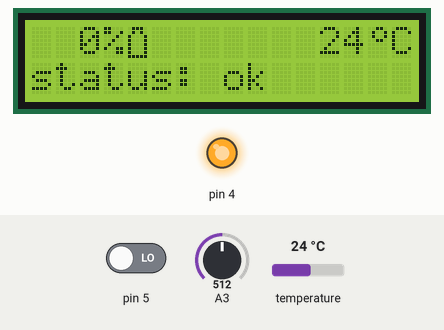
This sketch was run on a simulated Arduino Uno, built with avr-gcc and run on an emulated ATmega328P. On the bench: 16×2 character LCD, output pins drawn as LEDs (lit = HIGH). The inputs (shaded band) are chosen by the test bench; at power-on: A3 = 512, temperature 24 °C, pin 5 LOW. What the sketch prints to the serial monitor is not drawn.

Above: at 1.3 s.
1.4 s: A3 set to 0
At 3.6 s:
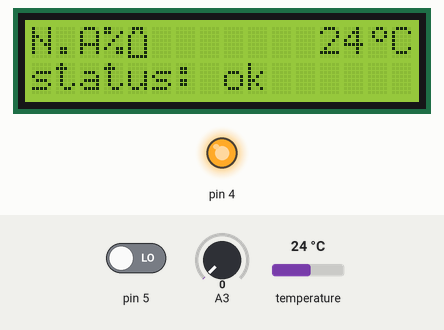
4.1 s: temperature set to 12 °C
At 5.8 s:
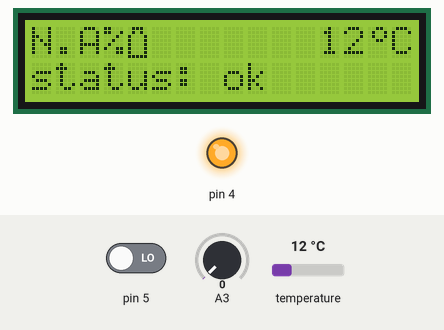
6.6 s: temperature set to 19 °C
At 8.9 s:
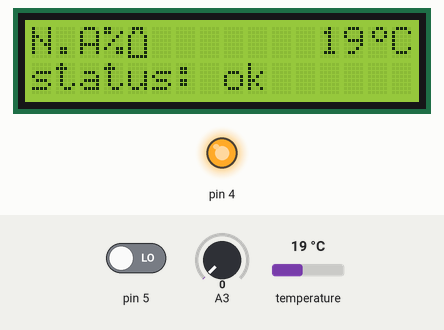
9.5 s: A3 set to 20
At 11.1 s:
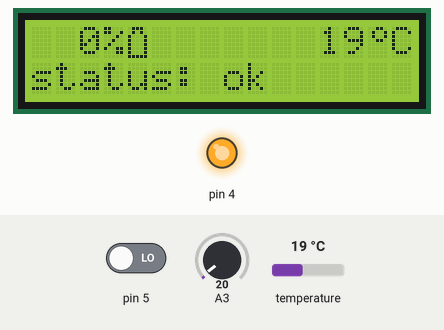
12.0 s: temperature set to 28 °C
At 14.3 s:
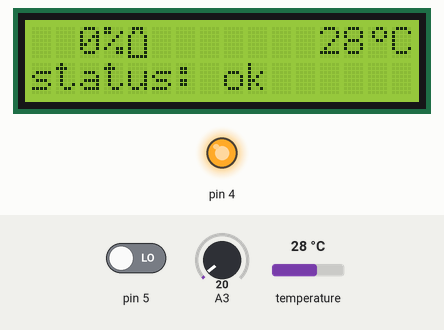
14.9 s: A3 set to 716
At 16.4 s:
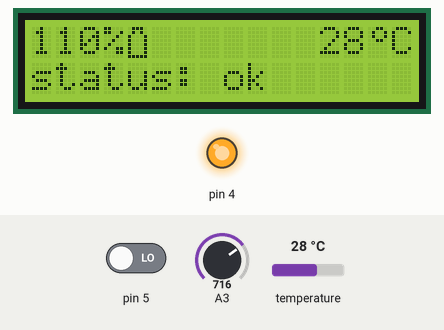
Timing chart, 0 to 17.9 s (numbered marks = the images above; inputs shaded):
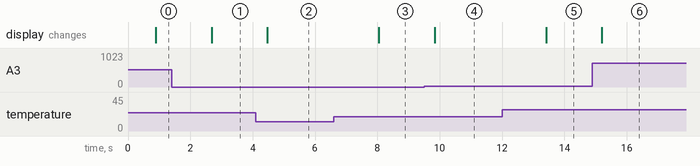

The sketch:

powerstation_firmware1.3.ino
```cpp
#include <Wire.h>
#include <LiquidCrystal_I2C.h>
#include <OneWire.h>
#include <DallasTemperature.h>

#define ONE_WIRE_BUS 2
const float V_REF = 5.0;     // Analog reference voltage (e.g., 5V or 3.3V)
const float R_BITS = 10.0;   // ADC resolution (bits)
const float ADC_STEPS = (1 << int(R_BITS)) - 1; // Number of steps (2^R_BITS - 1)

OneWire oneWire(ONE_WIRE_BUS);
DallasTemperature sensors(&oneWire);
LiquidCrystal_I2C lcd(0x27, 16, 2);
float v=0;
char power[4] = "N.A";
char status[9] = "ok";
bool battery_connected = false;
bool devmode = false;
byte degree[8] = {
0b00110,
0b01001,
0b01001,
0b00110,
0b00000,
0b00000,
0b00000,
0b00000
};
byte batt[8] = {
0b01110,
0b01010,
0b10001,
0b10001,
0b10001,
0b10001,
0b10001,
0b11111
};
byte charging[8] = {
0b00100,
0b01100,
0b01100,
0b11111,
0b11111,
0b00110,
0b00110,
0b00100
};
void setup() {
  lcd.init();
  Serial.begin(9600);
  sensors.begin();
  pinMode(4, OUTPUT);
  pinMode(5, INPUT);
  digitalWrite(4,HIGH);
  lcd.createChar(0, degree);
  lcd.createChar(1, batt);
  lcd.createChar(2, charging);
  if(digitalRead(5)){
    devmode = true;
  }
}

void disconnect_battery() {
  if(battery_connected){
  Serial.println("disconnecting power");
  battery_connected = false;
  digitalWrite(4,LOW);
  }
}
void connect_battery() {
  if(!battery_connected){
    Serial.println("connecting power");
    strcpy(status, "ok");
    battery_connected = true;
    digitalWrite(4,HIGH);
  }
}
void calc_v(){
  int rawValue = analogRead(A3);
  float voltage = (rawValue / ADC_STEPS) * V_REF; // Convert to voltage
  v=voltage*4;
  if(devmode==true){
    Serial.print("voltage is: ");
    Serial.println(v);
  }
}
void calc_power(){
  if(v>12.6){strcpy(power,"110");}
  if(v<12.6){strcpy(power,"100");}
  if(v<12.1){strcpy(power," 76");}
  if(v<11.6){strcpy(power," 52");}
  if(v<11.5){strcpy(power," 40");}
  if(v<11.1){strcpy(power," 11");}
  if(v<10.8){strcpy(power,"  0");}
  if(v==0){strcpy(power,"N.A");}

}

void loop() {
  sensors.requestTemperatures();
  lcd.backlight();
  int temp(sensors.getTempCByIndex(0));
  calc_v();
  calc_power();
  if(temp>=45.00&&devmode==false){
    strcpy(status,"overheat");
    disconnect_battery();
  }
  else{
    connect_battery();
  }
  //Nachricht ausgeben
  if(devmode==true){
    Serial.println("Temperature is: " + String(sensors.getTempCByIndex(0)) + "°C");
  }
  lcd.setCursor(0, 0);
  lcd.print(power);
  lcd.setCursor(3, 0);
  lcd.print("%");
  lcd.setCursor(4, 0);
  lcd.write(byte(1));
  lcd.setCursor(12, 0);
  lcd.print(String(temp));
  lcd.setCursor(14, 0);
  lcd.write(byte(0));
  lcd.setCursor(15, 0);
  lcd.print("C");
  if(devmode == true){
    lcd.setCursor(7, 0);
    lcd.print("DEV");
    lcd.setCursor(2, 1);
    lcd.print("OHP disabled");
  }
  else{
    lcd.setCursor(0, 1);
    lcd.print("status:");
    lcd.setCursor(8, 1);
    lcd.print(status);
  }

  delay(1000);
}
```

Measured:
- after the input at 1.4 s, the display: changes after 1.3 s (image 1)
- after the input at 4.1 s, the display: changes after 0.37 s (image 2)
- after the input at 6.6 s, the display: changes after 1.4 s (image 3)
- after the input at 9.5 s, the display: changes after 0.34 s (image 4)
- after the input at 12.0 s, the display: changes after 1.4 s (image 5)
- after the input at 14.9 s, the display: changes after 0.30 s (image 6)
